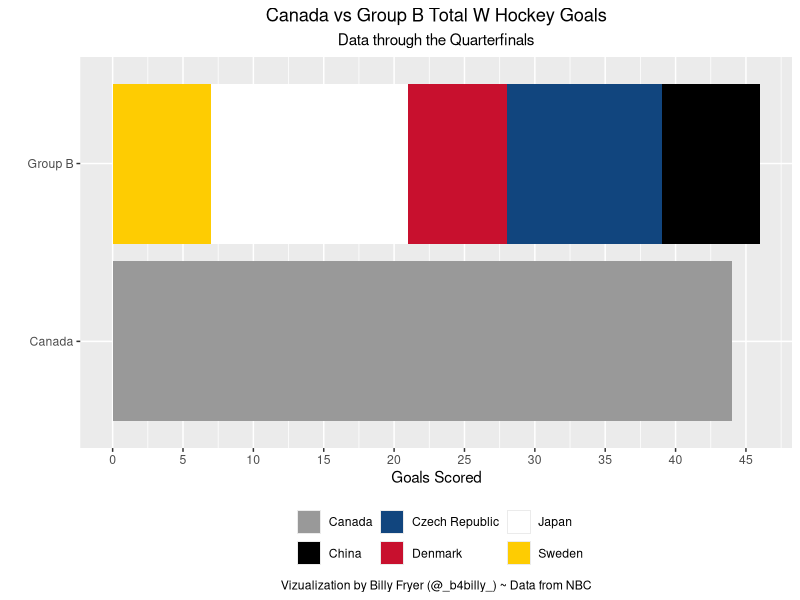

Recreate this plot in R.
# Day 10
library(tidyverse)
library(ggplot2)

# Data Reading and Manipulation
raw_data <- read_csv("Data Sets/W Hockey Scores.csv")

# Make Data Long
data1 <- raw_data %>%
  # Select MatchID, Team Name and Score
  select(MatchID, Team1Name, Team1Score) %>% 
  # Rename Variables
  rename("TeamName" = "Team1Name",
        "Score" = "Team1Score")

data2 <- raw_data %>%
  # Select MatchID, Team Name and Score
  select(MatchID, Team2Name, Team2Score) %>% 
  # Rename Variables
  rename("TeamName" = "Team2Name",
        "Score" = "Team2Score")

# Bind rows together (Essentially converting to long data)
long_data <- bind_rows(data1, data2) %>% 
  # No NAs
  filter(!is.na(Score)) %>% 
  # Make Indicator Variables for Canada and Group B
  mutate(isCanada = case_when(TeamName == "Canada" ~ 1,
                              TRUE ~ 0),
         isGroupB = case_when(TeamName %in% c("China", "Japan", "Denmark", 
                                              "Czech Republic", "Sweden") ~ 1,
                              TRUE ~ 0))

# Getting Total Goals Scored by Team
final_data <- long_data %>% 
  # Group By Team
  group_by(TeamName) %>% 
  # Total Goals = Sum of All goals scored by a team
  mutate(TotalGoals = sum(Score)) %>% 
  # Ungroup
  ungroup() %>% 
  # Only select Team, Goals, and Canada/Group B Indicators
  select(TeamName, TotalGoals, isCanada, isGroupB) %>% 
  # Only 1 Row per team
  unique() %>% 
  # Only Canada or Group B Teams
  filter(isCanada | isGroupB) %>% 
  # Label "Canada" or "Group B"
  mutate(Label = case_when(as.logical(isCanada) ~ "Canada",
                           TRUE ~ "Group B"))

### Ploting!
ggplot(final_data, aes(x = TotalGoals,
                       # Make Label a Factor Variable
                       y = factor(Label))) +
  # Bar Chart filled by team
  geom_col(aes(fill = TeamName)) +
  # Scale x Axis to count by 5
  scale_x_continuous(breaks = seq(0, 50, 5)) +
  # Change Colors
  scale_fill_manual(values = c("Canada" = "#999999",
                               "Czech Republic" = "#11457E",
                               "Sweden" = "#FECC02",
                               "Denmark" = "#C8102E",
                               "Japan"= "#FFFFFF",
                               "China" = "#000000"
                               )) +
  # Labels
  labs(title = "Canada vs Group B Total W Hockey Goals",
       subtitle = "Data through the Quarterfinals",
       x = "Goals Scored",
       y = "",
       fill = "",
       caption = "Vizualization by Billy Fryer (@_b4billy_) ~ Data from NBC") +
  # Legend on bottom, Titles centered
  theme(legend.position = "bottom",
        plot.title = element_text(hjust = 0.5),
        plot.subtitle = element_text(hjust = 0.5),
        plot.caption = element_text(hjust = 0.5))

# ggsave(filename = "Outputs/Beijing 2022 Output/Day 10 - Canada's W Hockey Dominance.png",
#        width = 6,
#        height = 4)
